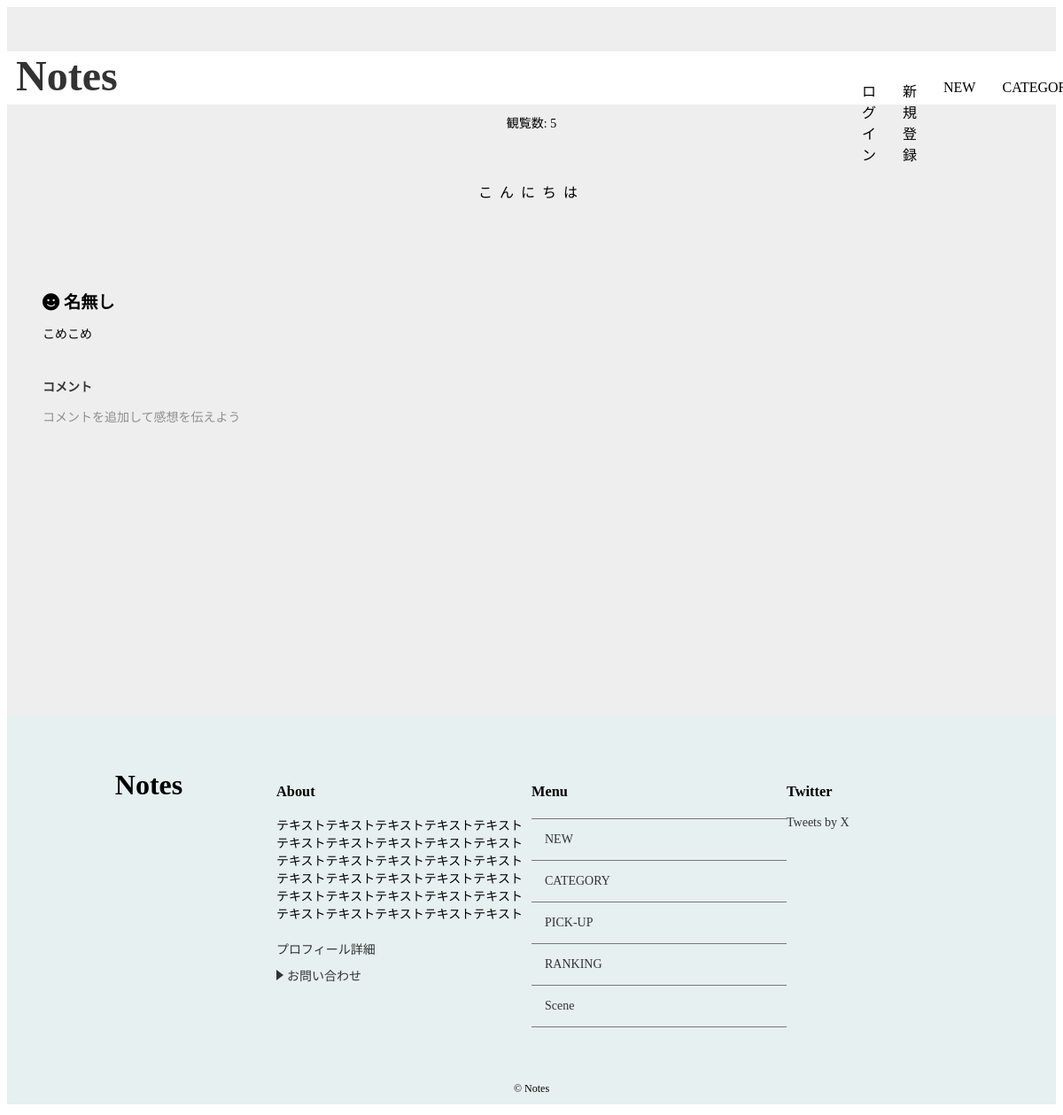
Screenshot of /detail/3/ with the database file from the repository.
### notes/models.py (models this page shows, shortened)
class Post(models.Model):
    title = models.CharField('タイトル',max_length=255)
    image = models.ImageField(upload_to='images',verbose_name='イメージ画像',null=True, blank=True)
    text = models.TextField('本文')
    author = models.ForeignKey(User, on_delete=models.CASCADE, verbose_name='著者', null=True, blank=True)
    created_at = models.DateTimeField('作成日',default=timezone.now)
    category = models.ForeignKey(Category,verbose_name='カテゴリ',on_delete=models.PROTECT)
    views = models.PositiveIntegerField(default=1)
    tags = TaggableManager()

class Comment(models.Model):
    name = models.CharField('コメント',max_length=30,default='名無し')
    text = models.TextField('本文')
    post = models.ForeignKey(Post,verbose_name='紐づく記事',on_delete=models.PROTECT)
    created_at = models.DateField('作成日',default=timezone.now)

### notes/views.py (the view)
# urls.py: path('detail/<int:pk>/',views.DetailView.as_view(),name='detail'),
class DetailView(generic.DetailView):
    model = Post
    def get(self, request, *args, **kwargs):
        response = super().get(request, *args, **kwargs)
        post = self.get_object()
        post.views += 1
        post.save()
        return response

### notes/context_processors.py (called while the page is built)
def common(repuest):
    context = {
        'category_list':Category.objects.all(),
    }
    return context

### notes/models.py (called while the page is built)
    def __str__(self):
        return self.name

### notes/templates/notes/post_detail.html (shortened to what this page needs)
{% extends 'notes/base.html' %}
{% load static %}
{% block extra_css %}
<link rel="stylesheet" href="{% static 'notes/css/detail.css' %}">
{% endblock %}
{% block content %}
{% if post %}
<div id="post-detail-container">
  <div id="post-detail" class="wrapper">
    <div id="post-detail-title">{{ post.title }}</div>
    <div id="post-detail-created_at">
    </div>
    <p>観覧数: {{ post.views }}</p>
    <div id="post-detail-text">
      {{ post.text|linebreaksbr }}
    </div>
    {% else %}
    <p>データが見つかりませんでした。</p>
  {% endif %}
  </div>
    <div id="post-detail-comments" class="wrapper">
    {% for comment in post.comment_set.all %}
    <div id="comment-content">
      <div id="comment-name">
        <i class="fa-solid fa-face-smile"></i> {{ comment.name }}
      </div>
      <div id="comment-text">
        {{ comment.text|linebreaksbr }}
      </div>
    </div>
    {% endfor %}
    <div id="comment-btn">
      <a  href="{% url 'notes:comment' post.pk %}">コメント</a>
      <p>コメントを追加して感想を伝えよう</p>
    </div>
  </div>
</div>
{% endblock %}

### notes/static/notes/css/index.css (style rules this page uses)
* { box-sizing: border-box; }
html { font-size: 100%; scroll-behavior: smooth; }
body { font-size: 0.875rem; background-color: #ffffff; }
a { color: #333; text-decoration: none; transform: all 0.5s; }
.wrapper { max-width: 1200px; margin: 0 auto; padding: 0 0; }
@media (min-width: 768px) { #post-detail-title { font-size: 1.5rem; } }
@media (min-width: 768px) { #post-detail-text { padding: 20px; } }

### notes/static/notes/css/detail.css (style rules this page uses)
#post-detail-container { max-width: 100%; background-color: #eeeeee; padding-top: 40px; padding-bottom: 40px; margin: 0 auto; min-height: 100vh; }
#post-detail { text-align: center; }
#post-detail-title { font-size: 2rem; font-weight: bold; }
#post-detail-text { max-width: 100%; padding: 40px 40px; box-sizing: border-box; word-wrap: break-word; font-size: 1rem; letter-spacing: 0.5em; line-height: 2; }
#post-detail-comments { padding: 40px 40px; }
#comment-content { margin-bottom: 40px; }
#comment-name { font-size: 1.2rem; font-weight: bold; padding: 12px 0 ; }
#comment-btn a { font-weight: bold; }
#comment-btn p { opacity: 0.4; }

### rows the page displays
Post: views "5", text "こんにちは"
Comment: name "名無し", text "こめこめ"
